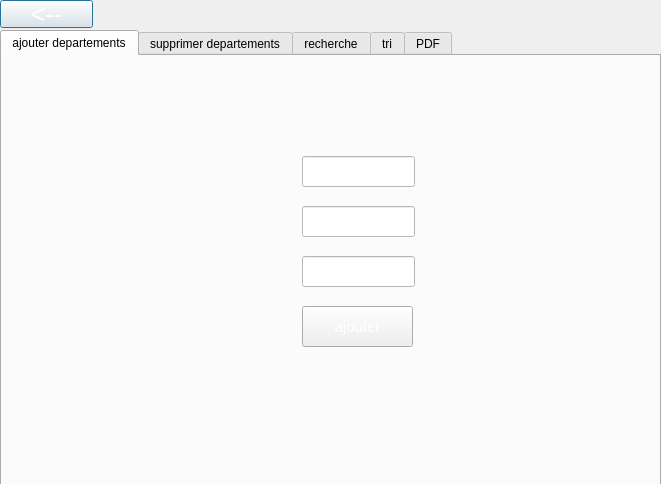
<?xml version="1.0" encoding="UTF-8"?>
<ui version="4.0">
 <class>DialogDepartments</class>
 <widget class="QDialog" name="DialogDepartments">
  <property name="geometry">
   <rect>
    <x>0</x>
    <y>0</y>
    <width>661</width>
    <height>484</height>
   </rect>
  </property>
  <property name="windowTitle">
   <string>Dialog</string>
  </property>
  <property name="styleSheet">
   <string notr="true">background-image: url(:/new/prefix1/img/pngtree-blue-tech-smart-city-background-citysmart-citybanner-backgroundbackgroundbuildingbluecity-image_68303.jpg);</string>
  </property>
  <widget class="QPushButton" name="pushButton">
   <property name="geometry">
    <rect>
     <x>0</x>
     <y>0</y>
     <width>93</width>
     <height>28</height>
    </rect>
   </property>
   <property name="styleSheet">
    <string notr="true">color:white;
font-size:25px;
</string>
   </property>
   <property name="text">
    <string>&lt;--</string>
   </property>
  </widget>
  <widget class="QTabWidget" name="tabWidget">
   <property name="geometry">
    <rect>
     <x>0</x>
     <y>30</y>
     <width>661</width>
     <height>461</height>
    </rect>
   </property>
   <property name="styleSheet">
    <string notr="true">font: 75 9pt &quot;MS Shell Dlg 2&quot;;</string>
   </property>
   <property name="currentIndex">
    <number>0</number>
   </property>
   <widget class="QWidget" name="tab">
    <attribute name="title">
     <string>ajouter departements</string>
    </attribute>
    <widget class="QPushButton" name="pushButton_2">
     <property name="geometry">
      <rect>
       <x>300</x>
       <y>250</y>
       <width>111</width>
       <height>41</height>
      </rect>
     </property>
     <property name="styleSheet">
      <string notr="true">font-size:15px;
color:white;</string>
     </property>
     <property name="text">
      <string>ajouter</string>
     </property>
    </widget>
    <widget class="QLineEdit" name="lineEdit">
     <property name="geometry">
      <rect>
       <x>300</x>
       <y>100</y>
       <width>113</width>
       <height>31</height>
      </rect>
     </property>
     <property name="styleSheet">
      <string notr="true">background:white;
font-size:15px;</string>
     </property>
    </widget>
    <widget class="QLineEdit" name="lineEdit_2">
     <property name="geometry">
      <rect>
       <x>300</x>
       <y>150</y>
       <width>113</width>
       <height>31</height>
      </rect>
     </property>
     <property name="styleSheet">
      <string notr="true">background:white;
font-size:15px;</string>
     </property>
    </widget>
    <widget class="QLineEdit" name="lineEdit_3">
     <property name="geometry">
      <rect>
       <x>300</x>
       <y>200</y>
       <width>113</width>
       <height>31</height>
      </rect>
     </property>
     <property name="styleSheet">
      <string notr="true">background:white;
font-size:15px;</string>
     </property>
    </widget>
    <widget class="QLabel" name="label">
     <property name="geometry">
      <rect>
       <x>270</x>
       <y>90</y>
       <width>31</width>
       <height>41</height>
      </rect>
     </property>
     <property name="whatsThis">
      <string>&lt;html&gt;&lt;head/&gt;&lt;body&gt;&lt;p&gt;&lt;br/&gt;&lt;/p&gt;&lt;/body&gt;&lt;/html&gt;</string>
     </property>
     <property name="styleSheet">
      <string notr="true">background-image: url(:/new/prefix1/img/id2.png);</string>
     </property>
     <property name="text">
      <string>&lt;html&gt;&lt;head/&gt;&lt;body&gt;&lt;p&gt;&lt;br/&gt;&lt;/p&gt;&lt;/body&gt;&lt;/html&gt;</string>
     </property>
    </widget>
    <widget class="QLabel" name="label_2">
     <property name="geometry">
      <rect>
       <x>180</x>
       <y>140</y>
       <width>121</width>
       <height>41</height>
      </rect>
     </property>
     <property name="styleSheet">
      <string notr="true">background-image: url(:/new/prefix1/img/superficie.png);</string>
     </property>
     <property name="text">
      <string/>
     </property>
    </widget>
    <widget class="QLabel" name="label_3">
     <property name="geometry">
      <rect>
       <x>70</x>
       <y>190</y>
       <width>231</width>
       <height>61</height>
      </rect>
     </property>
     <property name="styleSheet">
      <string notr="true">background-image: url(:/new/prefix1/img/NBR habitants.png);</string>
     </property>
     <property name="text">
      <string/>
     </property>
    </widget>
   </widget>
   <widget class="QWidget" name="tab_2">
    <attribute name="title">
     <string>supprimer departements</string>
    </attribute>
    <widget class="QLineEdit" name="lineEdit_4">
     <property name="geometry">
      <rect>
       <x>320</x>
       <y>140</y>
       <width>113</width>
       <height>31</height>
      </rect>
     </property>
     <property name="styleSheet">
      <string notr="true">background:white;
font-size:15px;</string>
     </property>
    </widget>
    <widget class="QPushButton" name="pushButton_3">
     <property name="geometry">
      <rect>
       <x>320</x>
       <y>190</y>
       <width>111</width>
       <height>31</height>
      </rect>
     </property>
     <property name="styleSheet">
      <string notr="true">font-size:15px;
color:white;</string>
     </property>
     <property name="text">
      <string>supprimer</string>
     </property>
    </widget>
    <widget class="QLabel" name="label_4">
     <property name="geometry">
      <rect>
       <x>280</x>
       <y>130</y>
       <width>31</width>
       <height>41</height>
      </rect>
     </property>
     <property name="whatsThis">
      <string>&lt;html&gt;&lt;head/&gt;&lt;body&gt;&lt;p&gt;&lt;br/&gt;&lt;/p&gt;&lt;/body&gt;&lt;/html&gt;</string>
     </property>
     <property name="styleSheet">
      <string notr="true">background-image: url(:/new/prefix1/img/id2.png);</string>
     </property>
     <property name="text">
      <string>&lt;html&gt;&lt;head/&gt;&lt;body&gt;&lt;p&gt;&lt;br/&gt;&lt;/p&gt;&lt;/body&gt;&lt;/html&gt;</string>
     </property>
    </widget>
   </widget>
   <widget class="QWidget" name="tab_3">
    <attribute name="title">
     <string>recherche</string>
    </attribute>
    <widget class="QLineEdit" name="lineEdit_5">
     <property name="geometry">
      <rect>
       <x>320</x>
       <y>140</y>
       <width>113</width>
       <height>31</height>
      </rect>
     </property>
     <property name="styleSheet">
      <string notr="true">background:white;
font-size:15px;</string>
     </property>
    </widget>
    <widget class="QPushButton" name="pushButton_4">
     <property name="geometry">
      <rect>
       <x>320</x>
       <y>190</y>
       <width>111</width>
       <height>31</height>
      </rect>
     </property>
     <property name="styleSheet">
      <string notr="true">font-size:15px;
color:white;</string>
     </property>
     <property name="text">
      <string>chercher</string>
     </property>
    </widget>
    <widget class="QLabel" name="label_5">
     <property name="geometry">
      <rect>
       <x>280</x>
       <y>130</y>
       <width>31</width>
       <height>41</height>
      </rect>
     </property>
     <property name="whatsThis">
      <string>&lt;html&gt;&lt;head/&gt;&lt;body&gt;&lt;p&gt;&lt;br/&gt;&lt;/p&gt;&lt;/body&gt;&lt;/html&gt;</string>
     </property>
     <property name="styleSheet">
      <string notr="true">background-image: url(:/new/prefix1/img/id2.png);</string>
     </property>
     <property name="text">
      <string>&lt;html&gt;&lt;head/&gt;&lt;body&gt;&lt;p&gt;&lt;br/&gt;&lt;/p&gt;&lt;/body&gt;&lt;/html&gt;</string>
     </property>
    </widget>
   </widget>
   <widget class="QWidget" name="tab_4">
    <attribute name="title">
     <string>tri</string>
    </attribute>
    <widget class="QLabel" name="label_6">
     <property name="geometry">
      <rect>
       <x>230</x>
       <y>130</y>
       <width>101</width>
       <height>61</height>
      </rect>
     </property>
     <property name="styleSheet">
      <string notr="true">background-image: url(:/new/prefix1/img/Trier par.png);</string>
     </property>
     <property name="text">
      <string/>
     </property>
    </widget>
    <widget class="QComboBox" name="comboBox_2">
     <property name="geometry">
      <rect>
       <x>330</x>
       <y>140</y>
       <width>101</width>
       <height>31</height>
      </rect>
     </property>
     <property name="styleSheet">
      <string notr="true">background:white;
font-size:15px;</string>
     </property>
     <item>
      <property name="text">
       <string>Superficie</string>
      </property>
     </item>
     <item>
      <property name="text">
       <string>nbr d'habitants</string>
      </property>
     </item>
    </widget>
    <widget class="QPushButton" name="pushButton_5">
     <property name="geometry">
      <rect>
       <x>330</x>
       <y>190</y>
       <width>101</width>
       <height>31</height>
      </rect>
     </property>
     <property name="styleSheet">
      <string notr="true">color:white;
font-size:15px;</string>
     </property>
     <property name="text">
      <string>Trier</string>
     </property>
    </widget>
   </widget>
   <widget class="QWidget" name="tab_5">
    <attribute name="title">
     <string>PDF</string>
    </attribute>
    <widget class="QLabel" name="label_8">
     <property name="geometry">
      <rect>
       <x>280</x>
       <y>130</y>
       <width>31</width>
       <height>41</height>
      </rect>
     </property>
     <property name="styleSheet">
      <string notr="true">background-image: url(:/new/prefix1/img/id2.png);</string>
     </property>
     <property name="text">
      <string/>
     </property>
    </widget>
    <widget class="QLineEdit" name="lineEdit_6">
     <property name="geometry">
      <rect>
       <x>320</x>
       <y>140</y>
       <width>113</width>
       <height>31</height>
      </rect>
     </property>
     <property name="styleSheet">
      <string notr="true">background:white;</string>
     </property>
    </widget>
    <widget class="QPushButton" name="pushButton_6">
     <property name="geometry">
      <rect>
       <x>320</x>
       <y>190</y>
       <width>111</width>
       <height>28</height>
      </rect>
     </property>
     <property name="styleSheet">
      <string notr="true">color:white;
font-size:15px;</string>
     </property>
     <property name="text">
      <string>Imprimer</string>
     </property>
    </widget>
   </widget>
  </widget>
 </widget>
 <resources/>
 <connections/>
</ui>
